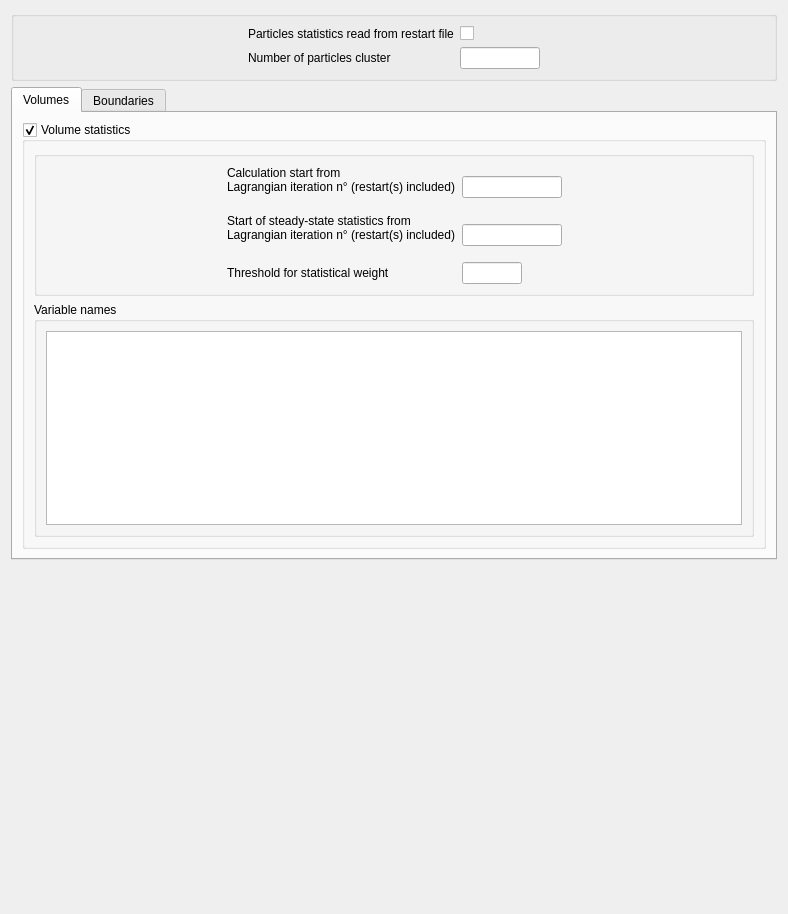
<?xml version="1.0" encoding="UTF-8"?>
<ui version="4.0">
 <class>LagrangianStatisticsForm</class>
 <widget class="QWidget" name="LagrangianStatisticsForm">
  <property name="geometry">
   <rect>
    <x>0</x>
    <y>0</y>
    <width>788</width>
    <height>914</height>
   </rect>
  </property>
  <property name="windowTitle">
   <string>Form</string>
  </property>
  <layout class="QVBoxLayout" name="verticalLayout">
   <item>
    <widget class="QGroupBox" name="groupBox">
     <property name="title">
      <string/>
     </property>
     <layout class="QHBoxLayout" name="horizontalLayout">
      <item>
       <spacer>
        <property name="orientation">
         <enum>Qt::Horizontal</enum>
        </property>
        <property name="sizeHint" stdset="0">
         <size>
          <width>42</width>
          <height>17</height>
         </size>
        </property>
       </spacer>
      </item>
      <item>
       <layout class="QGridLayout" name="gridLayout">
        <item row="0" column="0">
         <widget class="QLabel" name="labelISUIST">
          <property name="toolTip">
           <string>Code_Saturne key word: ISUIST</string>
          </property>
          <property name="text">
           <string>Particles statistics read from restart file</string>
          </property>
         </widget>
        </item>
        <item row="0" column="1">
         <widget class="QCheckBox" name="checkBoxISUIST">
          <property name="toolTip">
           <string>Code_Saturne key word: ISUIST</string>
          </property>
          <property name="text">
           <string/>
          </property>
         </widget>
        </item>
        <item row="1" column="0">
         <widget class="QLabel" name="labelNBCLST">
          <property name="toolTip">
           <string>Code_Saturne key word: NBCLST</string>
          </property>
          <property name="text">
           <string>Number of particles cluster </string>
          </property>
         </widget>
        </item>
        <item row="1" column="1">
         <widget class="QLineEdit" name="lineEditNBCLST">
          <property name="maximumSize">
           <size>
            <width>80</width>
            <height>16777215</height>
           </size>
          </property>
          <property name="toolTip">
           <string>Code_Saturne key word: NBCLST</string>
          </property>
         </widget>
        </item>
       </layout>
      </item>
      <item>
       <spacer>
        <property name="orientation">
         <enum>Qt::Horizontal</enum>
        </property>
        <property name="sizeHint" stdset="0">
         <size>
          <width>41</width>
          <height>17</height>
         </size>
        </property>
       </spacer>
      </item>
     </layout>
    </widget>
   </item>
   <item>
    <widget class="QTabWidget" name="tabWidget">
     <property name="currentIndex">
      <number>0</number>
     </property>
     <widget class="QWidget" name="widget">
      <attribute name="title">
       <string>Volumes</string>
      </attribute>
      <layout class="QGridLayout" name="gridLayout_6">
       <item row="0" column="0">
        <widget class="QGroupBox" name="groupBoxISTALA">
         <property name="toolTip">
          <string>Code_Saturne key word: ISTALA</string>
         </property>
         <property name="title">
          <string>Volume statistics</string>
         </property>
         <property name="checkable">
          <bool>true</bool>
         </property>
         <layout class="QGridLayout" name="gridLayout_5">
          <item row="1" column="0">
           <widget class="QGroupBox" name="groupBoxVolumeNames">
            <property name="title">
             <string>Variable names</string>
            </property>
            <layout class="QGridLayout">
             <item row="0" column="0">
              <widget class="QTableView" name="tableViewVolumicNames"/>
             </item>
            </layout>
           </widget>
          </item>
          <item row="0" column="0">
           <widget class="QGroupBox" name="groupBoxMainVolume">
            <property name="title">
             <string/>
            </property>
            <layout class="QHBoxLayout" name="horizontalLayout_3">
             <item>
              <spacer>
               <property name="orientation">
                <enum>Qt::Horizontal</enum>
               </property>
               <property name="sizeHint" stdset="0">
                <size>
                 <width>40</width>
                 <height>20</height>
                </size>
               </property>
              </spacer>
             </item>
             <item>
              <layout class="QGridLayout" name="gridLayout_4">
               <item row="0" column="0">
                <widget class="QLabel" name="labelIDSTNT">
                 <property name="toolTip">
                  <string>Code_Saturne key word: IDSTNT</string>
                 </property>
                 <property name="text">
                  <string>Calculation start from 
Lagrangian iteration n° (restart(s) included)
</string>
                 </property>
                </widget>
               </item>
               <item row="0" column="1">
                <widget class="QLineEdit" name="lineEditIDSTNT">
                 <property name="maximumSize">
                  <size>
                   <width>100</width>
                   <height>16777215</height>
                  </size>
                 </property>
                 <property name="toolTip">
                  <string>Code_Saturne key word: IDSTNT</string>
                 </property>
                </widget>
               </item>
               <item row="1" column="0">
                <widget class="QLabel" name="labelNSTIST">
                 <property name="toolTip">
                  <string>Code_Saturne key word: NSTIST</string>
                 </property>
                 <property name="text">
                  <string>Start of steady-state statistics from 
Lagrangian iteration n° (restart(s) included)
</string>
                 </property>
                </widget>
               </item>
               <item row="1" column="1">
                <widget class="QLineEdit" name="lineEditNSTIST">
                 <property name="maximumSize">
                  <size>
                   <width>100</width>
                   <height>16777215</height>
                  </size>
                 </property>
                 <property name="toolTip">
                  <string>Code_Saturne key word: NSTIST</string>
                 </property>
                </widget>
               </item>
               <item row="2" column="0">
                <widget class="QLabel" name="labelSEUIL">
                 <property name="toolTip">
                  <string>Code_Saturne key word: SEUIL</string>
                 </property>
                 <property name="text">
                  <string>Threshold for statistical weight</string>
                 </property>
                </widget>
               </item>
               <item row="2" column="1">
                <widget class="QLineEdit" name="lineEditSEUIL">
                 <property name="maximumSize">
                  <size>
                   <width>60</width>
                   <height>16777215</height>
                  </size>
                 </property>
                 <property name="toolTip">
                  <string>Code_Saturne key word: SEUIL</string>
                 </property>
                </widget>
               </item>
              </layout>
             </item>
             <item>
              <spacer>
               <property name="orientation">
                <enum>Qt::Horizontal</enum>
               </property>
               <property name="sizeHint" stdset="0">
                <size>
                 <width>40</width>
                 <height>20</height>
                </size>
               </property>
              </spacer>
             </item>
            </layout>
           </widget>
          </item>
         </layout>
        </widget>
       </item>
      </layout>
     </widget>
     <widget class="QWidget" name="tab">
      <attribute name="title">
       <string>Boundaries</string>
      </attribute>
      <layout class="QGridLayout">
       <item row="0" column="0">
        <widget class="QGroupBox" name="groupBoxIENSI3">
         <property name="toolTip">
          <string>Code_Saturne key word: IENSI3</string>
         </property>
         <property name="title">
          <string>Boundaries statistics</string>
         </property>
         <property name="checkable">
          <bool>true</bool>
         </property>
         <layout class="QGridLayout" name="gridLayout_3">
          <item row="0" column="0">
           <widget class="QGroupBox" name="groupBoxMainBoundaries">
            <property name="title">
             <string/>
            </property>
            <layout class="QHBoxLayout" name="horizontalLayout_2">
             <item>
              <spacer>
               <property name="orientation">
                <enum>Qt::Horizontal</enum>
               </property>
               <property name="sizeHint" stdset="0">
                <size>
                 <width>40</width>
                 <height>20</height>
                </size>
               </property>
              </spacer>
             </item>
             <item>
              <layout class="QGridLayout" name="gridLayout_2">
               <item row="0" column="0">
                <widget class="QLabel" name="labelNSTBOR">
                 <property name="toolTip">
                  <string>Code_Saturne key word: NSTBOR</string>
                 </property>
                 <property name="text">
                  <string>Iteration starting</string>
                 </property>
                </widget>
               </item>
               <item row="0" column="1">
                <widget class="QLineEdit" name="lineEditNSTBOR">
                 <property name="maximumSize">
                  <size>
                   <width>60</width>
                   <height>16777215</height>
                  </size>
                 </property>
                 <property name="toolTip">
                  <string>Code_Saturne key word: NSTBOR</string>
                 </property>
                </widget>
               </item>
               <item row="1" column="0">
                <widget class="QLabel" name="labelSEUILF">
                 <property name="toolTip">
                  <string>Code_Saturne key word: SEUILF</string>
                 </property>
                 <property name="text">
                  <string>Threshold for statistical weight</string>
                 </property>
                </widget>
               </item>
               <item row="1" column="1">
                <widget class="QLineEdit" name="lineEditSEUILF">
                 <property name="maximumSize">
                  <size>
                   <width>60</width>
                   <height>16777215</height>
                  </size>
                 </property>
                 <property name="toolTip">
                  <string>Code_Saturne key word: SEUILF</string>
                 </property>
                </widget>
               </item>
              </layout>
             </item>
             <item>
              <spacer>
               <property name="orientation">
                <enum>Qt::Horizontal</enum>
               </property>
               <property name="sizeHint" stdset="0">
                <size>
                 <width>40</width>
                 <height>20</height>
                </size>
               </property>
              </spacer>
             </item>
            </layout>
           </widget>
          </item>
          <item row="1" column="0">
           <widget class="QGroupBox" name="groupBoxBoundariesNames">
            <property name="title">
             <string>Variable names</string>
            </property>
            <layout class="QGridLayout">
             <item row="0" column="0">
              <widget class="QTableView" name="tableViewBoundariesNames"/>
             </item>
            </layout>
           </widget>
          </item>
         </layout>
        </widget>
       </item>
      </layout>
     </widget>
    </widget>
   </item>
   <item>
    <spacer name="verticalSpacer">
     <property name="orientation">
      <enum>Qt::Vertical</enum>
     </property>
     <property name="sizeHint" stdset="0">
      <size>
       <width>13</width>
       <height>21</height>
      </size>
     </property>
    </spacer>
   </item>
  </layout>
 </widget>
 <resources/>
 <connections/>
</ui>
